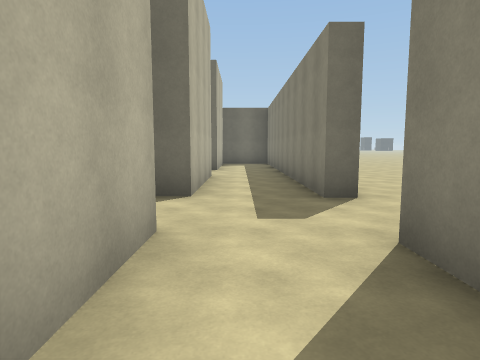
View 1 (above)

24 first-person views from a walk through a 3-D level made in the Unity game engine. The camera is 1.5 m above the floor, tilts 6° down and sees 75° across. The floor is counted in squares, 2 m on a side. Each view is taken from the middle of a square. On the plan, view 1 faces up. The plan holds only what a view shows up to about 10 squares ahead; the rest is blank. The place goes on beyond the plan.

View 2
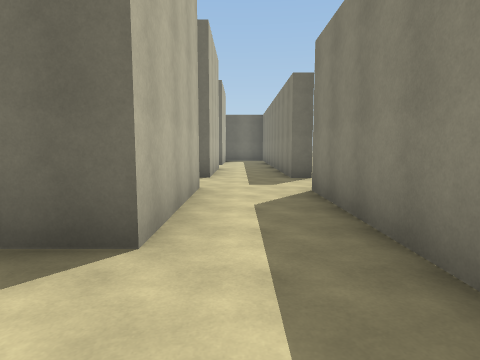

View 3
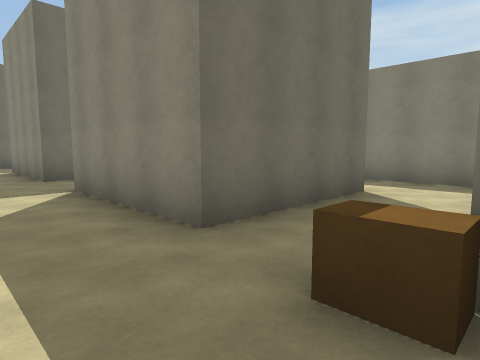

View 4
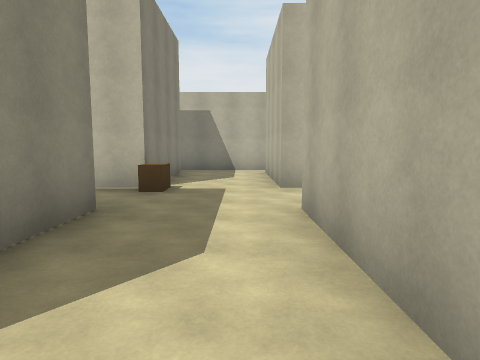

View 5
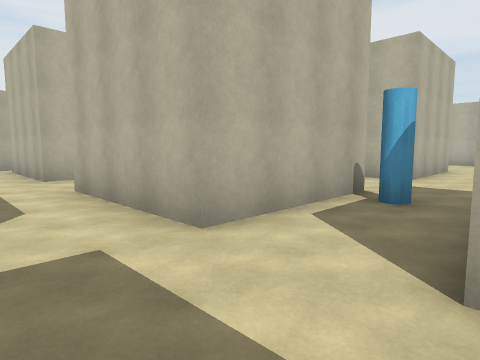

View 6
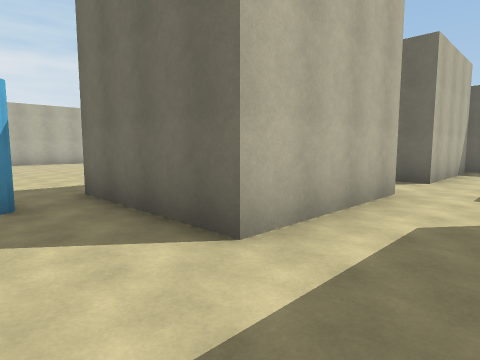

View 7
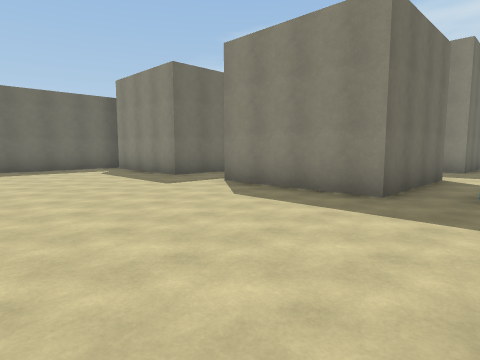

View 8
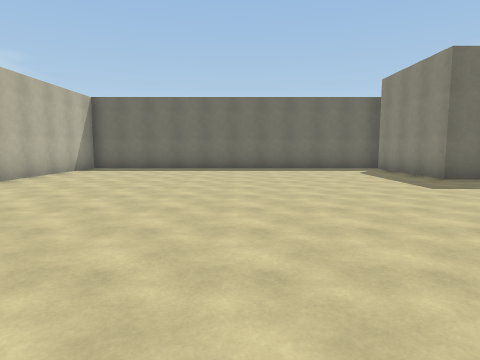

View 9
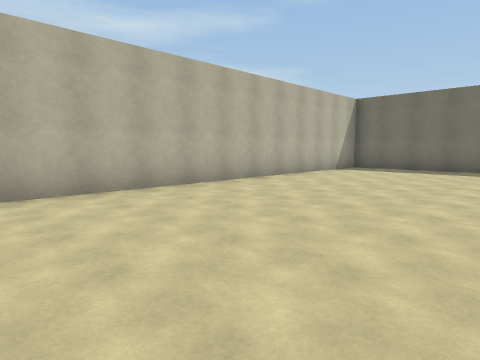

View 10
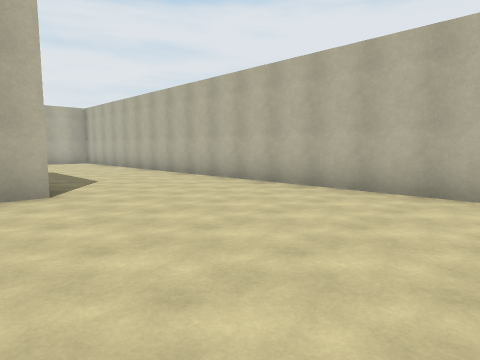

View 11
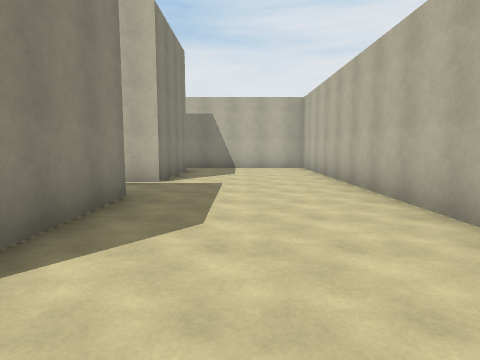

View 12
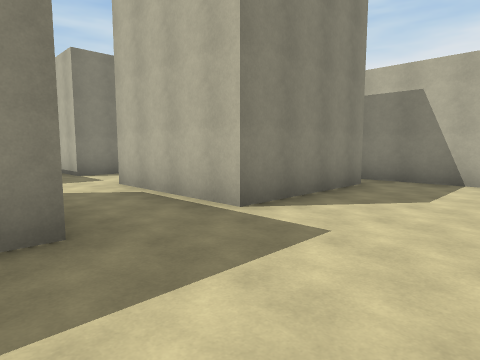

View 13
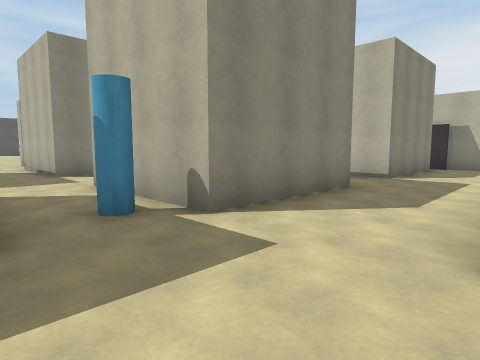

View 14
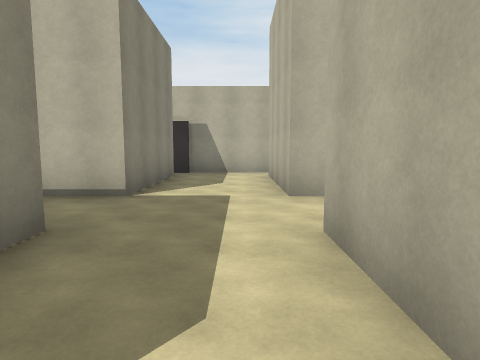

View 15
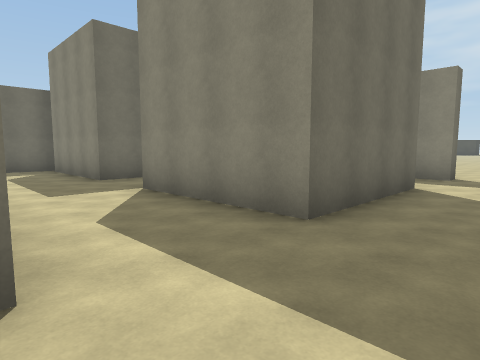

View 16
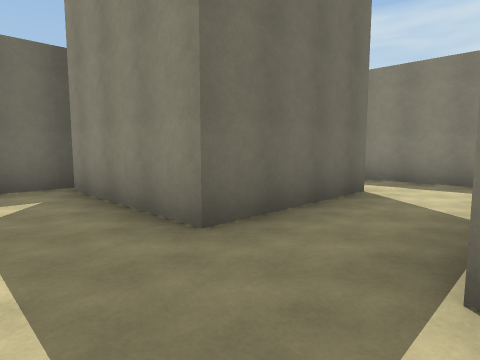

View 17
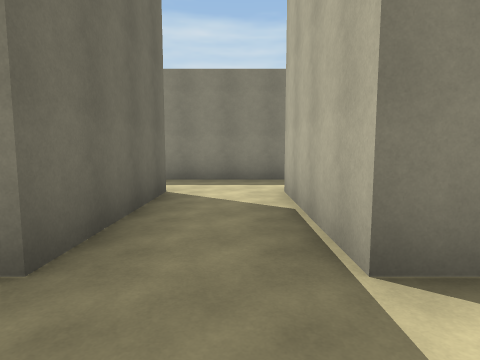

View 18
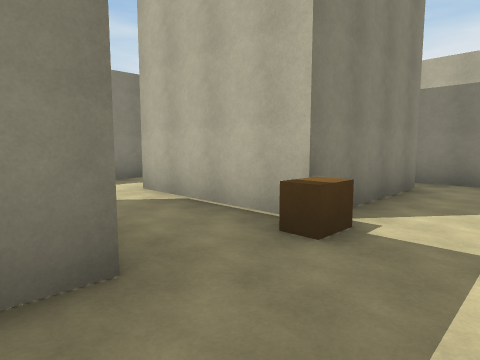

View 19
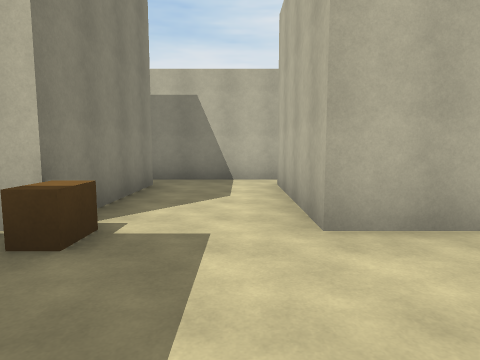

View 20
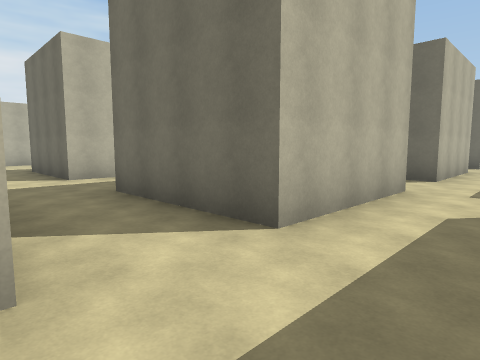

View 21
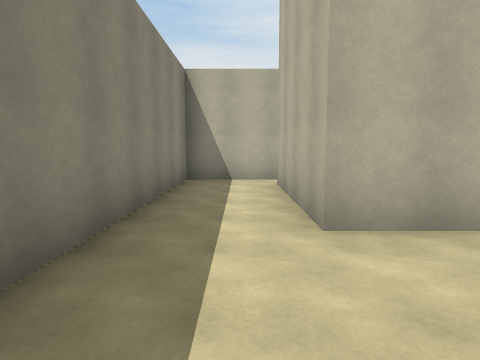

View 22
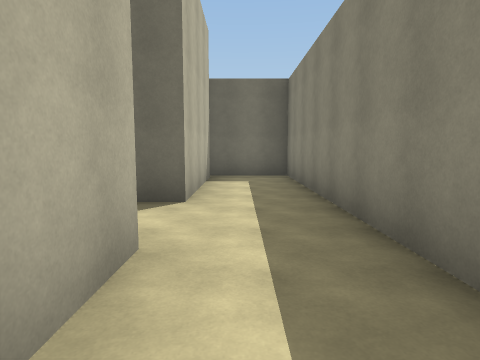

View 23
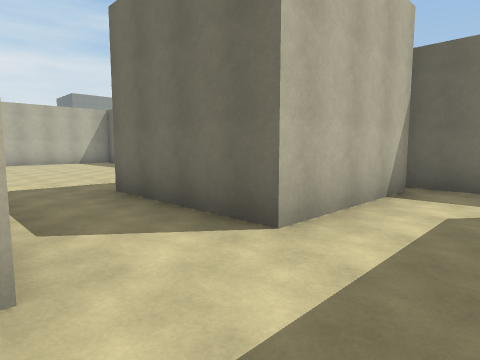

View 24
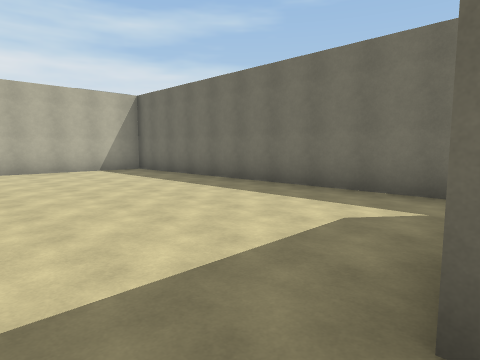

### Floor plan
Ten units are one square. View 1 is at (0, 0); x grows to the right and y downward. Boxes are objects, and circles mark ways between rooms. Rooms are numbered by the first view taken in them; rooms with no view inside come last. Other rooms are left out.
<svg viewBox="-207 -148 225 226">
<path fill="none" stroke="#000" d="M-36 28 -7 28M-67 28 -67 62M-43 64 -43 34M-70 73 -39 73M13 24 13 -25M-67 -28 -67 7M-7 -28 -7 7 -43 7 -43 -28M-7 28 -7 62M-9 73 13 73 13 24M-128 -21 -128 7 -163 7 -163 -19M-164 -28 -128 -28M-67 -84 -67 -47 -103 -47 -103 -82M-67 7 -103 7 -103 -28 -67 -28M-43 -47 -43 -82 -7 -82 -7 -47 -43 -47M-43 -28 -10 -28M-110 -143 -190 -143M-202 -131 -202 60M-67 -139 -67 -102 -103 -102 -103 -131M-103 62 -103 28 -67 28M-163 64 -163 28 -128 28 -128 61M-129 73 -100 73M-40 -143 -70 -143M-181 73 -158 73M13 -47 13 -143 -9 -143M-7 -138 -7 -102 -43 -102 -43 -138"/>
<rect x="-45" y="25" width="10" height="10" fill="#bbb"><title>other object</title></rect>
<rect x="-105" y="-45" width="20" height="20" fill="#bbb"><title>other object</title></rect>
<circle cx="-10" cy="70" r="3" fill="#2a7"/>
<circle cx="0" cy="20" r="3" fill="#2a7"/>
<circle cx="-55" cy="-30" r="3" fill="#2a7"/>
<circle cx="-65" cy="15" r="3" fill="#2a7"/>
<circle cx="0" cy="-30" r="3" fill="#2a7"/>
<text x="-40" y="30">1</text>
<text x="0" y="50">2</text>
<text x="-130" y="-50">3</text>
</svg>
Room 1 opens to room 2. Room 1 opens to room 3.

Where each view was taken, in squares from view 1:
view 1: 0 up, 0 right, facing up
view 2: 3 down, 0 right, facing up
view 3: 3 down, 6 left, facing up-right
view 4: 3 up, 6 left, facing down
view 5: 5 up, 5 left, facing down-left
view 6: 3 up, 5 left, facing up-left
view 7: 3 up, 15 left, facing up-right
view 8: 3 up, 15 left, facing up
view 9: 3 up, 15 left, facing up-left
view 10: 8 up, 15 left, facing down-left
view 11: 4 up, 18 left, facing down
view 12: 0 up, 19 left, facing down-right
view 13: 5 up, 13 left, facing down-right
view 14: 2 up, 12 left, facing down
view 15: 3 up, 7 left, facing up-right
view 16: 8 up, 6 left, facing up-right
view 17: 9 up, 6 left, facing right
view 18: 0 up, 6 left, facing down-right
view 19: 0 up, 6 left, facing down
view 20: 3 down, 5 left, facing up-left
view 21: 0 up, 0 right, facing down
view 22: 6 up, 0 right, facing up
view 23: 8 up, 5 left, facing up-left
view 24: 9 up, 10 left, facing up-left
